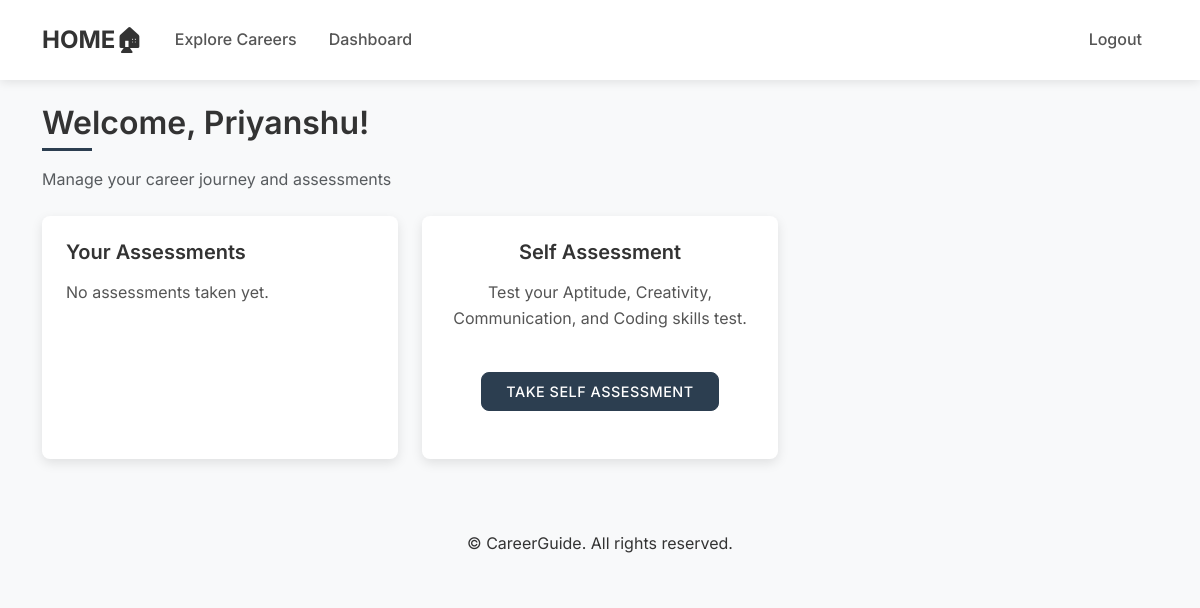
The app's page /dashboard (signed in), older data.
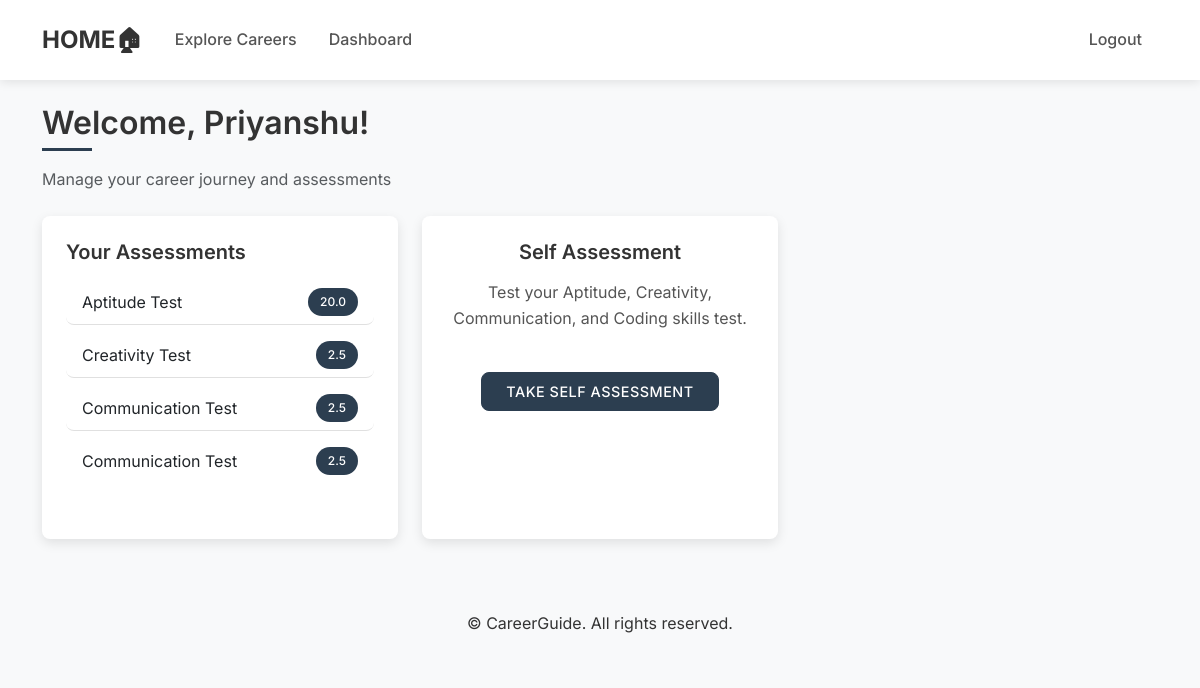
The same page, newer data.
### app.py (models this page shows)
class User(UserMixin, db.Model):
    id = db.Column(db.Integer, primary_key=True)
    username = db.Column(db.String(80), unique=True, nullable=False)
    email = db.Column(db.String(120), unique=True, nullable=False)
    password_hash = db.Column(db.String(120), nullable=False)
    assessments = db.relationship('Assessment', backref='user', lazy=True)

class Assessment(db.Model):
    id = db.Column(db.Integer, primary_key=True)
    user_id = db.Column(db.Integer, db.ForeignKey('user.id'), nullable=False)
    assessment_type = db.Column(db.String(50), nullable=False)
    score = db.Column(db.Float)
    date_taken = db.Column(db.DateTime, default=datetime.utcnow)

### app.py (the view)
@app.route('/dashboard')
@login_required
def dashboard():
    return render_template('dashboard.html')

### app.py (called while the page is built)
@login_manager.user_loader
def load_user(user_id):
    return User.query.get(int(user_id))

### templates/dashboard.html
{% extends "base.html" %}
{% block content %}
<div class="dashboard-header mb-4">
    <h2>Welcome, {{ current_user.username }}!</h2>
    <p class="text-muted">Manage your career journey and assessments</p>
</div>
<div class="grid">
    <div class="card dashboard-card">
        <div class="card-body">
            <h5 class="card-title">Your Assessments</h5>
            {% if current_user.assessments %}
            <ul class="list-group list-group-flush mt-3">
                {% for assessment in current_user.assessments %}
                <li class="list-group-item d-flex justify-content-between align-items-center">
                    {{ assessment.assessment_type }}
                    <span class="badge bg-primary rounded-pill">{{ assessment.score }}</span>
                </li>
                {% endfor %}
            </ul>
            {% else %}
            <p class="card-text mt-3">No assessments taken yet.</p>
            {% endif %}
        </div>
    </div>
    <div class="card dashboard-card text-center">
        <div class="card-body">
            <h5 class="card-title">Self Assessment</h5>
            <p class="card-text mt-3">
                Test your Aptitude, Creativity, Communication, and Coding skills test.
            </p>
            <a href="{{ url_for('self_assessment') }}" class="btn btn-primary mt-4">Take Self Assessment</a>
        </div>
    </div>
</div>
{% endblock %}

### templates/base.html (shortened to what this page needs)
<!DOCTYPE html>
<html lang="en">
<head>
    <link href="https://cdn.jsdelivr.net/npm/bootstrap@5.3.0/dist/css/bootstrap.min.css" rel="stylesheet">
    <link rel="stylesheet" href="{{ url_for('static', filename='css/style.css') }}">
</head>
<body>
    {% block navbar %}
    <nav class="navbar navbar-expand-lg navbar-light">
        <div class="container">
            <a class="navbar-brand" href="{{ url_for('index') }}">HOME🏠︎</a>
            <div class="collapse navbar-collapse" id="navbarNav">
                <ul class="navbar-nav me-auto">
                    <li class="nav-item">
                        <a class="nav-link" href="{{ url_for('careers') }}">Explore Careers</a>
                    </li>
                    {% if current_user.is_authenticated %}
                    <li class="nav-item">
                        <a class="nav-link" href="{{ url_for('dashboard') }}">Dashboard</a>
                    </li>
                    {% endif %}
                </ul>
                <ul class="navbar-nav">
                    {% if current_user.is_authenticated %}
                    <li class="nav-item">
                        <a class="nav-link" href="{{ url_for('logout') }}">Logout</a>
                    </li>
                    {% endif %}
                </ul>
            </div>
        </div>
    </nav>
    {% endblock %}
    <div class="container mt-4">
        {% block content %}{% endblock %}
    </div>
    <footer class="mt-5 py-4 bg-light">
        <div class="container text-center">
            <p class="mb-0">&copy; {{ year }} CareerGuide. All rights reserved.</p>
        </div>
    </footer>
</body>
</html>

### static/css/style.css (style rules this page uses)
:root { --primary-color: #333333; --secondary-color: #555555; --accent-color: #2c3e50; --light-grey: #f5f5f5; --medium-grey: #e0e0e0; --dark-grey: #444444; --text-color: #333333; --border-radius: 8px; --box-shadow: 0 4px 12px rgba(0, 0, 0, 0.1); --transition: all 0.3s ease; }
body { font-family: 'Inter', 'Segoe UI', sans-serif; color: var(--text-color); background-color: #f8f9fa; line-height: 1.6; }
h1, h2, h3, h4, h5, h6 { font-weight: 600; margin-bottom: 1rem; color: var(--primary-color); }
h2 { font-size: 2rem; position: relative; padding-bottom: 0.5rem; }
h2:after { content: ''; position: absolute; left: 0; bottom: 0; width: 50px; height: 3px; background-color: var(--accent-color); }
.navbar { background-color: white !important; box-shadow: 0 2px 10px rgba(0, 0, 0, 0.1); padding: 1rem 0; }
.navbar-brand { font-weight: 700; color: var(--primary-color) !important; font-size: 1.5rem; }
.nav-link { color: var(--secondary-color) !important; font-weight: 500; margin: 0 0.5rem; position: relative; transition: var(--transition); }
.nav-link:after { content: ''; position: absolute; width: 0; height: 2px; bottom: 0; left: 0; background-color: var(--accent-color); transition: var(--transition); }
.btn { border-radius: var(--border-radius); padding: 0.5rem 1.5rem; font-weight: 500; transition: var(--transition); text-transform: uppercase; font-size: 0.9rem; letter-spacing: 0.5px; }
.btn-primary { background-color: var(--accent-color); border-color: var(--accent-color); }
.card { border: none; border-radius: var(--border-radius); box-shadow: var(--box-shadow); transition: var(--transition); margin-bottom: 1.5rem; overflow: hidden; height: 100%; }
.card-body { padding: 1.5rem; }
.card-title { font-weight: 600; margin-bottom: 1rem; color: var(--primary-color); font-size: 1.25rem; }
.card-text { color: var(--secondary-color); }
.grid { display: grid; grid-template-columns: repeat(auto-fill, minmax(300px, 1fr)); gap: 1.5rem; margin: 1.5rem 0; }
.badge { padding: 0.5rem 0.75rem; font-weight: 500; border-radius: 20px; }
.badge.bg-primary { background-color: var(--accent-color) !important; }
.list-group-item { border-radius: var(--border-radius); margin-bottom: 0.5rem; border: 1px solid var(--medium-grey); transition: var(--transition); }
.dashboard-card { height: 100%; display: flex; flex-direction: column; }
.dashboard-card .card-body { flex: 1; }

Row changes from the older to the newer data that the page shows:
now on this page (row edited): Assessment: assessment_type "Aptitude Test", score "20.0"
now on this page (row edited): Assessment: assessment_type "Creativity Test", score "2.5"
now on this page (row edited): Assessment: assessment_type "Communication Test", score "2.5"
added Assessment: assessment_type "Communication Test", score "2.5"
Text that changed along with them:
text no longer shown: "No assessments taken yet."
